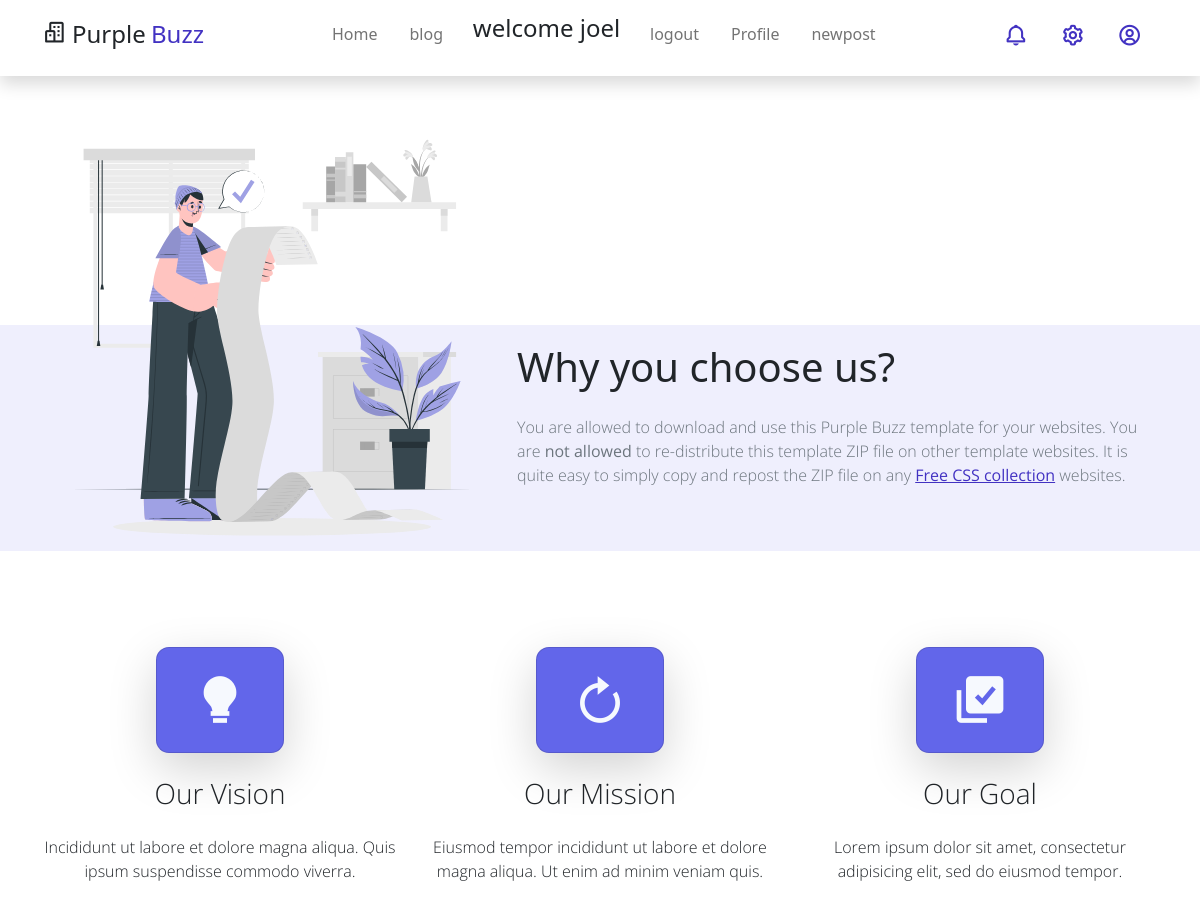
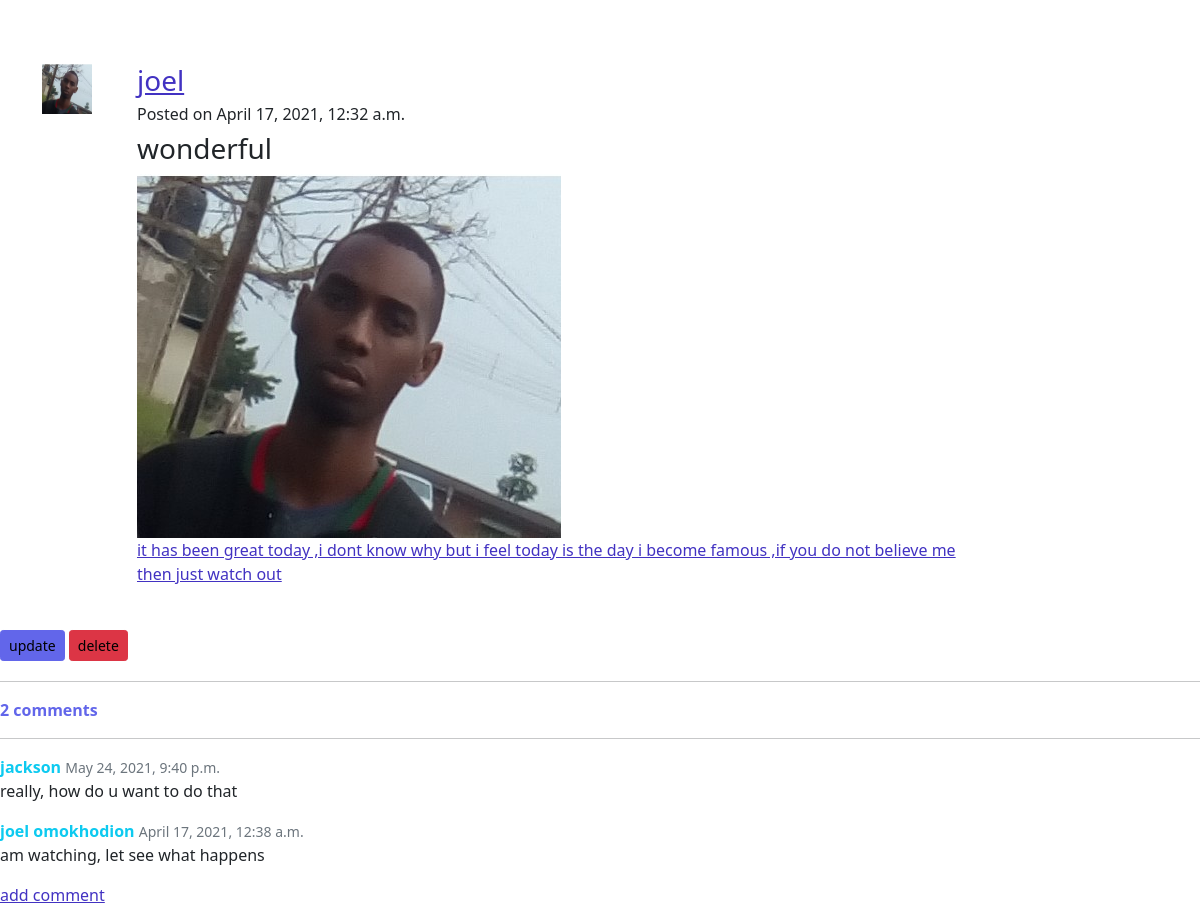
The app's page /blog/7/ (signed in) with its own data (2 pictures, top to bottom).
### blogcomment/models.py (models this page shows, shortened)
class blog(models.Model):
    sno = models.AutoField(primary_key=True)
    title = models.CharField(max_length =200)
    header_image = models.ImageField(null=True,blank=True,upload_to ='images/')
    content =models.TextField()
    date = models.DateTimeField(default = timezone.now)
    author = models.ForeignKey(User, on_delete = models.CASCADE)
    likes = models.ManyToManyField(User,related_name='blog_post')
    @property
    def number_of_comments(self):
        return BlogComment.objects.filter(blogpost = self).count()

class BlogComment(models.Model):
    name = models.CharField(max_length =500)
    content =models.TextField()
    blogpost =models.ForeignKey(blog,related_name ='comments',on_delete =models.CASCADE)
    date = models.DateTimeField(default = timezone.now)

### user/models.py (models this page shows, shortened)
class  Profile(models.Model):
    user = models.OneToOneField(User,on_delete = models.CASCADE)
    image = models.ImageField(default='default.jpg',upload_to='profile_pics')

### home/views.py (the view)
# urls.py: path('blog/<int:pk>/',views.blogdetailview.as_view(),name ='blog-detail'),
class blogdetailview(DetailView):
   model =models.blog
   template_name ='blog_detail.html'
   def get_context_data(self,*args,**kwargs):
     context=super().get_context_data(**kwargs)
     context['comments'] =models.BlogComment.objects.filter(blogpost=self.object).order_by('-date')
     context['form']=forms.CommentForm()
     return context

### templates/blog_detail.html (shortened to what this page needs)
{% extends 'base.html' %}
{% block content %}
  <div class = "space">
   <div class="section layout_padding   ">
    <div class="container">
                 <div class="row">
                    <div class="col-md-1">
                       <img src="{{blog.author.profile.image.url}}"width ="50"height ="50" alt="#" >
                    </div>
                    <div class="col-md-9">
                       <div class="full contact_text">
                          <h3><a href = "{% url 'user-posts' blog.author.username %}">{{blog.author}}</a></h3>
                          <h6>Posted on {{blog.date}}</h6>
                          <h3>{{ blog.title}}</h3>
                          {% if blog.header_image %}
                            <img src= '{{blog.header_image.url}}'>
                           {% endif %}
                          <p><a href = "{% url 'blog-detail' blog.pk %}">{{blog.content}}</a>
                          </p>
                       </div>
                    </div>
                 </div>
             </div>
    </div>
    <br>
{% if object.author == user  %}
   <a class = "btn btn-secondary btn-sm mt-1 mb-1"href = "{% url 'blog-update' object.pk %}"> update</a>
   <a class = "btn btn-danger btn-sm mt-1 mb-1"href = "{% url 'blog-delete' object.pk %}"> delete</a>
 {% endif %}
 <hr>
{% if comments %}
   <strong class ="text-secondary">{{object.number_of_comments}} comment{{object.number_of_comments|pluralize}}</strong>
  <hr>
 {% for comment in comments %}
   <l1>
   <span>
     <strong class ="text-info">{{comment.name}}</strong>
     <small class ="text-muted">{{comment.date}}</small>
  </span>
  <p>
     {{ comment.content|safe}}
   </p>
    </l1>
 {% endfor %}
{% else %}
 <strong class = "text-secondary">No Commments Yet</strong>
{% endif %}
<a href="{% url 'add-comment' blog.pk %}">add comment  </a>
{% endblock %}

### templates/base.html (shortened to what this page needs)
<!DOCTYPE html>
<html lang="en">
<head>
    <link href="/static/assets/css/bootstrap.min.css" rel="stylesheet">
    <link href="/static/assets/css/boxicon.min.css" rel="stylesheet">
    <link rel="stylesheet" href="/static/assets/css/templatemo.css">
    <link rel="stylesheet" href="/static/assets/css/custom.css">
</head>
<body>
    <nav id="main_nav" class="navbar navbar-expand-lg navbar-light bg-white shadow">
        <div class="container d-flex justify-content-between align-items-center">
            <a class="navbar-brand h1" href="index.html">
                <i class='bx bx-buildings bx-sm text-dark'></i>
                <span class="text-dark h4">Purple</span> <span class="text-primary h4">Buzz</span>
            </a>
            <div class="align-self-center collapse navbar-collapse flex-fill  d-lg-flex justify-content-lg-between" id="navbar-toggler-success">
                <div class="flex-fill mx-xl-5 mb-2">
                    <ul class="nav navbar-nav d-flex justify-content-between mx-xl-5 text-center text-dark">
                        <li class="nav-item">
                            <a class="nav-link btn-outline-primary rounded-pill px-3" href="/">Home</a>
                        </li>
                        <li class="nav-item">
                            <a class="nav-link btn-outline-primary rounded-pill px-3" href="/blog">blog</a>
                        </li>
                        {% if user.is_authenticated %}
                        <h4 class ="col">welcome {{user.first_name}}</h4>
                         <li class="nav-item">
                            <a class="nav-link btn-outline-primary rounded-pill px-3" href="/logout">logout</a>
                         </li>
                        <li class="nav-item">
                            <a class="nav-link btn-outline-primary rounded-pill px-3" href="/profile">Profile</a>
                        </li>
                        <li class="nav-item">
                           <a class="nav-link btn-outline-primary rounded-pill px-3" href="{% url 'blog-create' %}">newpost</a>
                       </li>
                    {% endif %}
                </div>
                <div class="navbar align-self-center d-flex">
                    <a class="nav-link" href="#"><i class='bx bx-bell bx-sm bx-tada-hover text-primary'></i></a>
                    <a class="nav-link" href="#"><i class='bx bx-cog bx-sm text-primary'></i></a>
                    <a class="nav-link" href="#"><i class='bx bx-user-circle bx-sm text-primary'></i></a>
                </div>
            </div>
        </div>
    </nav>
<section class="why-us banner-bg bg-light">
    <div class="container my-4">
        <div class="row">
            <div class="banner-img col-lg-5">
                <img src="/static/./assets/img/work.svg" class="rounded img-fluid" alt="">
            </div>
            <div class="banner-content col-lg-7 align-self-end">
                <h2 class="h2 pb-3">Why you choose us?</h2>
                <p class="text-muted pb-5 light-300">
                You are allowed to download and use this Purple Buzz template for your websites. You are <strong>not allowed</strong> to re-distribute this template ZIP file on other template websites. It is quite easy to simply copy and repost the ZIP file on any <a rel="nofollow" href="https://www.google.com/search?q=free+css" target="_blank">Free CSS collection</a> websites.</p>
            </div>
        </div>
    </div>
</section>
<section class="banner-bg bg-white py-5">
    <div class="container my-4">
        <div class="row text-center">
            <div class="objective col-lg-4">
                <div class="objective-icon card m-auto py-4 mb-2 mb-sm-4 bg-secondary shadow-lg">
                    <i class="display-4 bx bxs-bulb text-light"></i>
                </div>
                <h2 class="objective-heading h3 mb-2 mb-sm-4 light-300">Our Vision</h2>
                <p class="light-300">
                    Incididunt ut labore et dolore magna aliqua. Quis ipsum suspendisse commodo viverra.
                </p>
            </div>
            <div class="objective col-lg-4 mt-sm-0 mt-4">
                <div class="objective-icon card m-auto py-4 mb-2 mb-sm-4 bg-secondary shadow-lg">
                    <i class='display-4 bx bx-revision text-light'></i>
                </div>
                <h2 class="objective-heading h3 mb-2 mb-sm-4 light-300">Our Mission</h2>
                <p class="light-300">
                    Eiusmod tempor incididunt ut labore et dolore magna aliqua.
                    Ut enim ad minim veniam quis.
                </p>
            </div>
            <div class="objective col-lg-4 mt-sm-0 mt-4">
                <div class="objective-icon card m-auto py-4 mb-2 mb-sm-4 bg-secondary shadow-lg">
                    <i class="display-4 bx bxs-select-multiple text-light"></i>
                </div>
                <h2 class="objective-heading h3 mb-2 mb-sm-4 light-300">Our Goal</h2>
                <p class="light-300">
                    Lorem ipsum dolor sit amet, consectetur adipisicing elit,
                    sed do eiusmod tempor.
                </p>
            </div>
        </div>
    </div>
</section>
    {% block content %}
    {% endblock %}
    </body>
</html>

### static/assets/css/templatemo.css (style rules this page uses)
html { font-family: 'Open Sans', sans-serif; }
p, a { font-weight: 400; }
.h2 { font-size: 40px; }
.h3 { font-size: 28px; }
.light-300 { font-family: 'Open Sans', sans-serif !important; font-weight: 300; }
.objective-icon { border-radius: 13px; width: 8rem; }
.why-us { background: rgb(239,239,253); background: -moz-linear-gradient(0deg, rgba(239,239,253,1) 50%, rgba(255,255,255,1) 50%); background: -webkit-linear-gradient(0deg, rgba(239,239,253,1) 50%, rgba(255,255,255,1) 50%); background: linear-gradient(0deg, rgba(239,239,253,1) 50%, rgba(255,255,255,1) 50%); filter: progid:DXImageTransform.Microsoft.gradient(startColorstr="#efeffd",endColorstr="#ffffff",GradientType=1); }

### records on screen
blog: author.profile.image (picture), author "joel", date "April 17, 2021, 12:32 a.m.", title "wonderful", header_image (picture), content "it has been great today ,i dont know why but i feel today is the day i become famous ,if you do not believe me then just watch out", number_of_comments "2"
BlogComment: name "jackson", date "May 24, 2021, 9:40 p.m.", content "really, how do u want to do that"
BlogComment: name "joel omokhodion", date "April 17, 2021, 12:38 a.m.", content "am watching, let see what happens"

### other values on screen
{{ user.first_name }} "joel"
